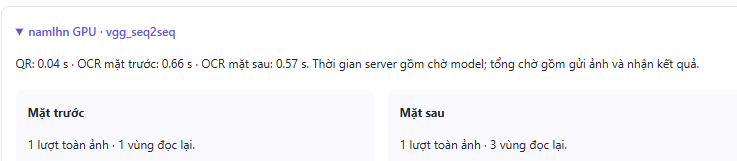
#> input picture image.png, 737 x 161 px
$ python -i namlhn_text_processing.py   (imports and definitions only)
#> lines starting #> are read from the running program, lines starting #| are printed output that depends on the picture
#> further down, picture is the input picture: shape (161, 737, 3); mean B, G, R 249.6, 247.1, 247.6
"""Port namlhn's image enhancement and absolute crop margins to DocU models.

Based on ocr/preprocess.py and IDCardExtractor._padding at namlhn revision
2d951ac603a43677572ff39ed6a21bdebe622263. No additional OCR model is loaded.
"""
from copy import copy
import math

from .authority_region import _line
from .authority_recovery import _same_line


# [24 lines left out: function _tight_text_bounds, not called in this run]


def prepare_text_image(image):
    import cv2
    import numpy as np

    h, w = image.shape[:2]
#> h = 161; w = 737
    # Bound elongated local crops; upscaling a narrow band to a 960px short
    # side without a long-side cap would create needlessly huge images.
    scale = min(max(1, 960/min(h, w)), 2560/max(h, w))
#> scale = 3.47
    processed = cv2.resize(image, (max(1, round(w*scale)), max(1, round(h*scale))),
                           interpolation=cv2.INTER_CUBIC) if abs(scale-1) > .001 else image.copy()
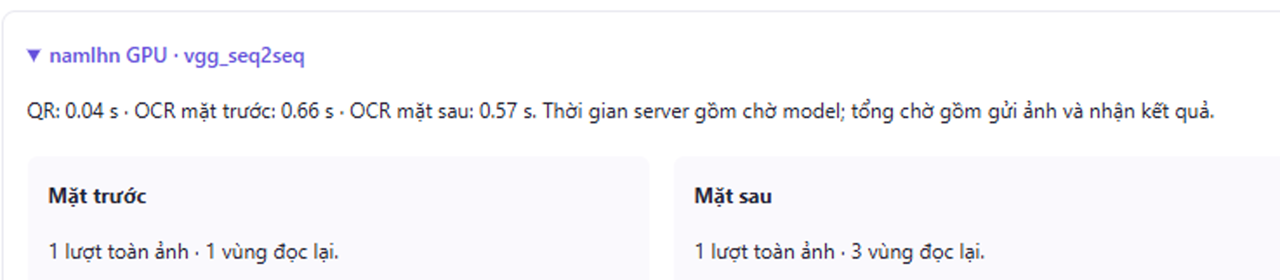
#> processed: shape (559, 2560, 3) (shown at 1/2 size); mean B, G, R 249.3, 246.8, 247.3
    gray = cv2.cvtColor(processed, cv2.COLOR_BGR2GRAY)
    gray = cv2.bilateralFilter(gray, 5, 50, 50)
    gray = cv2.createCLAHE(clipLimit=2, tileGridSize=(8, 8)).apply(gray)
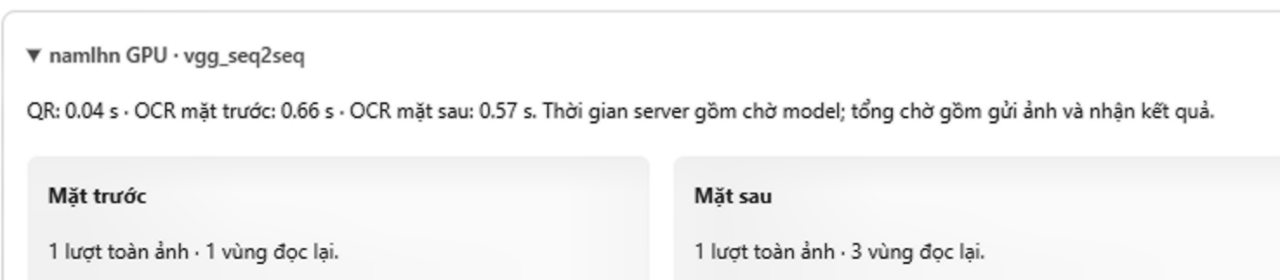
#> gray: shape (559, 2560) (shown at 1/2 size); min 9, max 255, mean 244.3
    lab = cv2.cvtColor(processed, cv2.COLOR_BGR2LAB)
#> lab: shape (559, 2560, 3); mean of channels 0, 1, 2 247.8, 128.8, 126.8
    lab[:, :, 0] = gray
#> lab: shape (559, 2560, 3); mean of channels 0, 1, 2 244.3, 128.8, 126.8
    processed = cv2.cvtColor(lab, cv2.COLOR_LAB2BGR)
    processed = cv2.filter2D(processed, -1, np.array([[0,-1,0],[-1,5,-1],[0,-1,0]], dtype=np.float32))
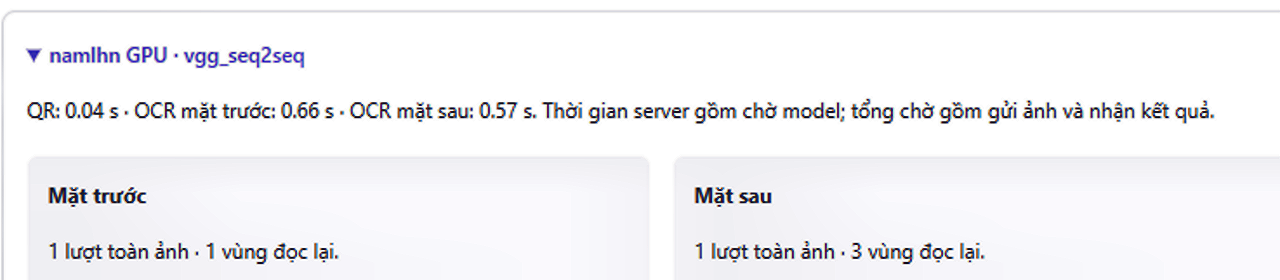
#> processed: shape (559, 2560, 3) (shown at 1/2 size); mean B, G, R 245.5, 242.9, 243.3
    return processed


# [79 lines left out: function read_text_region, not called in this run]

>>> import cv2
>>> picture = cv2.imread('../image.png')
>>> result = prepare_text_image(picture)
